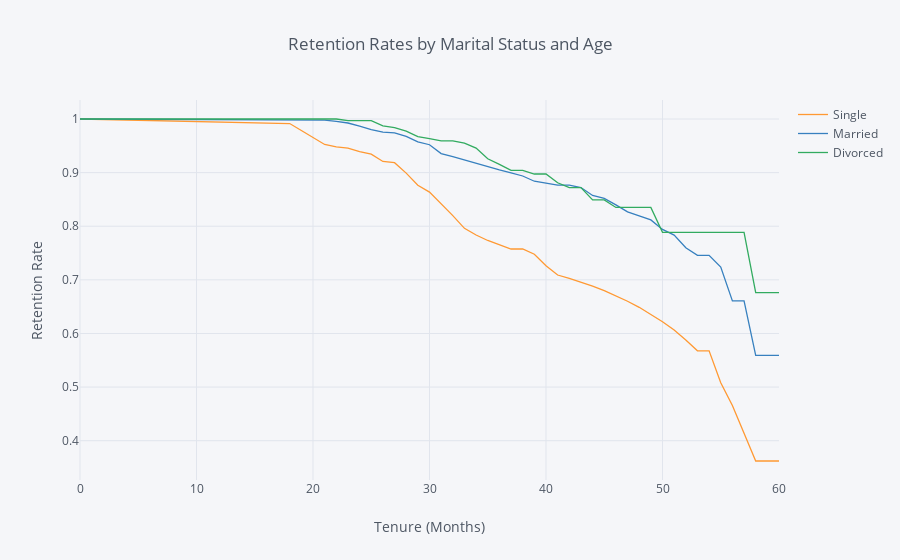

This figure's notebook cell:
### Markdown cell above
## 5. Let's also look at the marital status curves by employee age. Generate and plot the survival curves showing retention rates by marital status and age.

### Code cell
rates5 = survival(data, 'MaritalStatus', 'Age', 'Attrition')

rates5.iplot(kind='line', xTitle='Tenure (Months)', yTitle='Retention Rate',
            title='Retention Rates by Marital Status and Age')

### Figure 1 — Plotly figure (JSON) as saved in the notebook; plotly's stock layout.template omitted (floating-point values rounded to 4 significant figures)
{"data": [{"line": {"color": "rgba(255, 153, 51, 1.0)", "dash": "solid", "shape": "linear", "width": 1.3}, "mode": "lines", "name": "Single", "text": "", "type": "scatter", "uid": "7bd4568c-3a8a-4091-9ec5-50de47f815ca", "x": [0, 18, 19, 20, 21, 22, 23, 24, 25, 26, 27, 28, 29, 30, 31, 32, 33, 34, 35, 36, 37, 38, 39, 40, 41, 42, 43, 44, 45, 46, 47, 48, 49, 50, 51, 52, 53, 54, 55, 56, 57, 58, 59, 60], "y": [1, 0.9915, 0.9786, 0.9657, 0.9525, 0.9481, 0.9459, 0.9391, 0.9346, 0.9208, 0.9185, 0.899, 0.8765, 0.8636, 0.8421, 0.8198, 0.7961, 0.7837, 0.7734, 0.7659, 0.7575, 0.7575, 0.7477, 0.7263, 0.709, 0.7027, 0.6957, 0.6882, 0.6799, 0.6705, 0.6601, 0.6488, 0.636, 0.6219, 0.6064, 0.588, 0.5677, 0.5677, 0.508, 0.4656, 0.4139, 0.3622, 0.3622, 0.3622]}, {"line": {"color": "rgba(55, 128, 191, 1.0)", "dash": "solid", "shape": "linear", "width": 1.3}, "mode": "lines", "name": "Married", "text": "", "type": "scatter", "uid": "8d490e83-b435-4419-a53b-d035a87dcdeb", "x": [0, 18, 19, 20, 21, 22, 23, 24, 25, 26, 27, 28, 29, 30, 31, 32, 33, 34, 35, 36, 37, 38, 39, 40, 41, 42, 43, 44, 45, 46, 47, 48, 49, 50, 51, 52, 53, 54, 55, 56, 57, 58, 59, 60], "y": [1, 0.9978, 0.9978, 0.9978, 0.9978, 0.9955, 0.9925, 0.9865, 0.9804, 0.9757, 0.9741, 0.9675, 0.9573, 0.952, 0.9355, 0.9297, 0.9235, 0.9171, 0.9103, 0.9052, 0.8996, 0.8937, 0.884, 0.8805, 0.8766, 0.8766, 0.8721, 0.8574, 0.8521, 0.8399, 0.8267, 0.8195, 0.8118, 0.7941, 0.7835, 0.7598, 0.7457, 0.7457, 0.7238, 0.6608, 0.6608, 0.5592, 0.5592, 0.5592]}, {"line": {"color": "rgba(50, 171, 96, 1.0)", "dash": "solid", "shape": "linear", "width": 1.3}, "mode": "lines", "name": "Divorced", "text": "", "type": "scatter", "uid": "2df1737c-89b2-4dc7-8a11-08bdd61729ea", "x": [0, 18, 19, 20, 21, 22, 23, 24, 25, 26, 27, 28, 29, 30, 31, 32, 33, 34, 35, 36, 37, 38, 39, 40, 41, 42, 43, 44, 45, 46, 47, 48, 49, 50, 51, 52, 53, 54, 55, 56, 57, 58, 59, 60], "y": [1, 1, 1, 1, 1, 1, 0.9969, 0.9969, 0.9969, 0.9873, 0.9841, 0.9774, 0.967, 0.9633, 0.9594, 0.9594, 0.955, 0.9458, 0.9258, 0.9153, 0.9041, 0.9041, 0.8974, 0.8974, 0.8811, 0.8719, 0.8719, 0.849, 0.849, 0.8351, 0.8351, 0.8351, 0.8351, 0.7887, 0.7887, 0.7887, 0.7887, 0.7887, 0.7887, 0.7887, 0.7887, 0.676, 0.676, 0.676]}], "layout": {"legend": {"bgcolor": "#F5F6F9", "font": {"color": "#4D5663"}}, "paper_bgcolor": "#F5F6F9", "plot_bgcolor": "#F5F6F9", "title": {"font": {"color": "#4D5663"}, "text": "Retention Rates by Marital Status and Age"}, "xaxis": {"gridcolor": "#E1E5ED", "showgrid": true, "tickfont": {"color": "#4D5663"}, "title": {"font": {"color": "#4D5663"}, "text": "Tenure (Months)"}, "zerolinecolor": "#E1E5ED"}, "yaxis": {"gridcolor": "#E1E5ED", "showgrid": true, "tickfont": {"color": "#4D5663"}, "title": {"font": {"color": "#4D5663"}, "text": "Retention Rate"}, "zerolinecolor": "#E1E5ED"}}}
